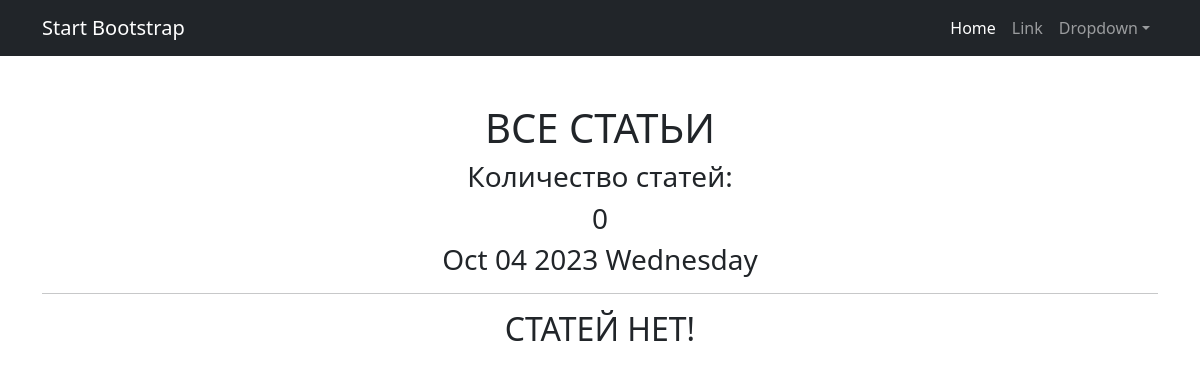
/posts/, run on an earlier commit of the app's database.
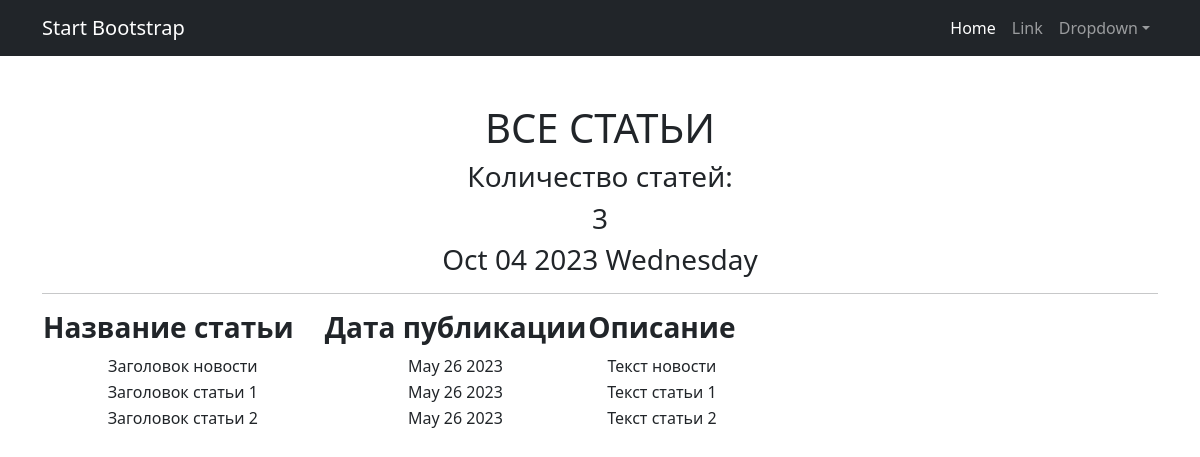
And on a later commit of the database.
### news/models.py (models this page shows, shortened)
class Post(models.Model):
    objects = None
    POST_TYPES = [
        ('ARTICLE', 'СТАТЬЯ'),
        ('NEWS', 'НОВОСТЬ'),
    ]
    author = models.ForeignKey(Author, on_delete=models.CASCADE, related_name='posts')
    post_type = models.CharField(max_length=10, choices=POST_TYPES)
    created_date = models.DateTimeField(auto_now_add=True)
    categories = models.ManyToManyField(Category, through='PostCategory')
    title = models.CharField(max_length=255, unique=True)
    text = models.TextField()
    rating = models.IntegerField(default=0)

### news/views.py (the view)
# urls.py: path('', NewsList.as_view()),
class NewsList(ListView):
    model = Post
    ordering = 'title'  # Отсортируем по дате публикации, чтобы новые новости были первыми
    template_name = 'posts.html'  # Используем шаблон default.html
    context_object_name = 'posts'
    def get_queryset(self):
        queryset = super().get_queryset()
        return queryset
    def get_context_data(self, **kwargs):
        context = super().get_context_data(**kwargs)
        return context

### news/templatetags/custom_filters.py (called while the page is built)
@register.filter(name='censor')
def censor(value):
    words_to_censor = ['пипец', 'зашибись']  # Замените на реальные нежелательные слова
    for word in words_to_censor:
        value = value.replace(word, '*' * len(word))
    return value

### news/templatetags/custom_tags.py (called while the page is built)
@register.simple_tag()
def current_time(format_string='%b %d %Y'):
    return datetime.utcnow().strftime(format_string)

### templates/posts.html (shortened to what this page needs)
{% extends 'flatpages/default.html' %}
{% block content %}
<h1>ВСЕ СТАТЬИ</h1>
   <h3> Количество статей:</h3>
   <h3>{{ posts|length }}</h3>
   <h3>{% current_time '%b %d %Y %A' %}</h3>
   <hr>
      {% if posts %}
          <table>
              <tr>
                  <td> <h3><strong>Название статьи&nbsp;&nbsp;&nbsp;&nbsp;</strong></h3> </td>
                  <td> <h3><strong>Дата публикации</strong></h3> </td>
                  <td> <h3><strong>Описание</strong></h3> </td>
              </tr>
             {% for post in posts %}
           <tr>
               <td>{{ post.title }}</td>
               <td>{{ post.created_date|date:'M d Y' }}</td>
               <td>{{ post.text|truncatewords:20|censor }}</td>
           </tr>
           {% endfor %}
          </table>
      {% else %}
       <h2>СТАТЕЙ НЕТ!</h2>
   {% endif %}
{% endblock content %}

What changed in the data, as far as the page shows it:
added Post: title "Заголовок новости", created_date "May 26 2023", text|censor "Текст новости"
added Post: title "Заголовок статьи 1", created_date "May 26 2023", text|censor "Текст статьи 1"
added Post: title "Заголовок статьи 2", created_date "May 26 2023", text|censor "Текст статьи 2"
Also different on the page:
{{ posts|length }}: "0" → "3"
text no longer shown: "СТАТЕЙ НЕТ!"
text now shown: "Название статьи Дата публикации Описание"
